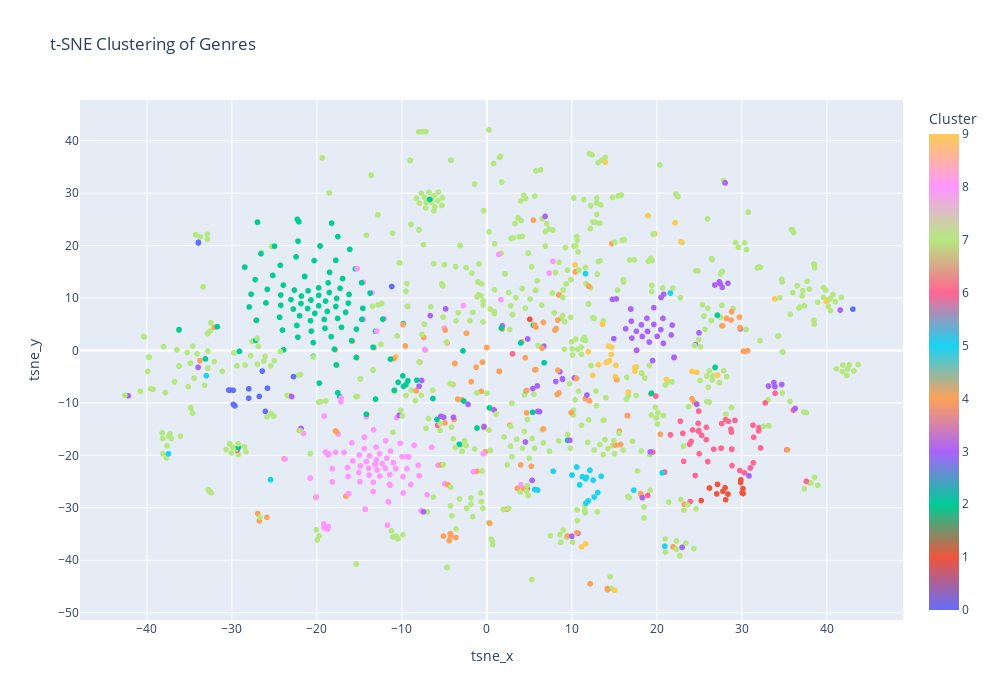

The notebook cell saved with this chart:
### Markdown cell above
### Here I am using t-SNE to do clustering of genres and plotting on an interactive plot (mostly because it is cool and colorful but I can see this being useful in a later stage of my project - which is grouping songs with sentiments). I can see one cluster being all over the place (in red, cluster 1) so I am also inspired to explore that more at another time - what songs are in that genre/cluster subset?

### Code cell
#create a separate df for genre
df = genres[['Genre']]

# Convert genre names into numerical representations using TF-IDF
vectorizer = TfidfVectorizer()
X = vectorizer.fit_transform(df['Genre'])

# Apply t-SNE to reduce the dimensionality to 2D for visualization
n_samples = df.shape[0]
perplexity = min(n_samples - 1, 30)

tsne = TSNE(n_components=2, random_state=42, perplexity=perplexity)
df[['tsne_x', 'tsne_y']] = tsne.fit_transform(X.toarray())

# Apply KMeans clustering to group the genres
n_clusters = min(n_samples, 10)
kmeans = KMeans(n_clusters=n_clusters, random_state=42)
df['cluster'] = kmeans.fit_predict(X)

# Create an interactive scatter plot using Plotly
fig = px.scatter(
    df,
    x='tsne_x',
    y='tsne_y',
    color='cluster',
    hover_name='Genre',
    color_continuous_scale=px.colors.qualitative.Plotly,
    labels={'cluster': 'Cluster'},
    title='t-SNE Clustering of Genres'
)

# Customize layout to make the plot larger
fig.update_layout(
    width=1000,
    height=700,
    legend_title='Cluster',
    legend=dict(
        x=1,
        y=0.5,
        traceorder='normal',
        orientation='v'
    )
)

fig.show()

### Figure 1 — Plotly figure (JSON) as saved in the notebook; plotly's stock layout.template omitted (floating-point values rounded to 4 significant figures; data arrays with more than 128 entries replaced by an {"elided": "..."} marker saying what was removed)
{"data": [{"hovertemplate": "<b>%{hovertext}</b><br><br>tsne_x=%{x}<br>tsne_y=%{y}<br>Cluster=%{marker.color}<extra></extra>", "hovertext": {"elided": "1412 str values"}, "legendgroup": "", "marker": {"color": {"elided": "1412 int values"}, "coloraxis": "coloraxis", "symbol": "circle"}, "mode": "markers", "name": "", "showlegend": false, "type": "scattergl", "x": {"elided": "1412 float values"}, "xaxis": "x", "y": {"elided": "1412 float values"}, "yaxis": "y"}], "layout": {"coloraxis": {"colorbar": {"title": {"text": "Cluster"}}, "colorscale": [[0, "#636EFA"], [0.1111, "#EF553B"], [0.2222, "#00CC96"], [0.3333, "#AB63FA"], [0.4444, "#FFA15A"], [0.5556, "#19D3F3"], [0.6667, "#FF6692"], [0.7778, "#B6E880"], [0.8889, "#FF97FF"], [1, "#FECB52"]]}, "height": 700, "legend": {"orientation": "v", "title": {"text": "Cluster"}, "tracegroupgap": 0, "traceorder": "normal", "x": 1, "y": 0.5}, "title": {"text": "t-SNE Clustering of Genres"}, "width": 1000, "xaxis": {"anchor": "y", "domain": [0, 1], "title": {"text": "tsne_x"}}, "yaxis": {"anchor": "x", "domain": [0, 1], "title": {"text": "tsne_y"}}}}
